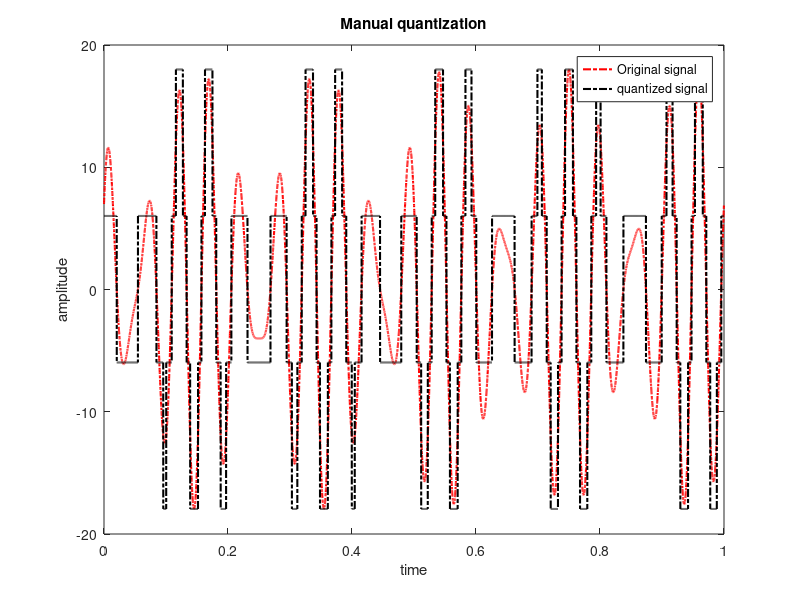

Recreate this plot in MATLAB.
clc
close all;
fs=10000;
t=0:1/fs:1-1/fs;
a1 = 11;
a2 = 7;
a3 = 9;
a4 = 11;
f1 = 19;
f2 = 24;
f3 = 29;
f4 = 34;

y1= a1*sin(2*pi*f1*t)+ a2*cos(2*pi*f2*t);


L =4;
delta=(max(y1)-min(y1))/(L-1);
xq = min(y1)+(round((y1-min(y1))/delta)).*delta;
plot(t,y1,'r-.', 'linewidth',1.5);
hold on;
plot(t,xq,'k-.', 'linewidth',1.5);
xlabel('time')
ylabel('amplitude')
title('Manual quantization')
legend('Original signal','quantized signal')